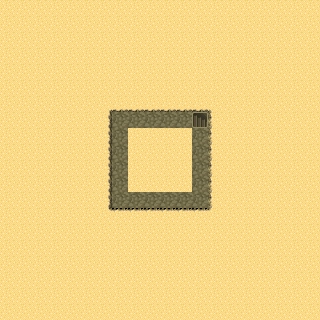

This game map was drawn from its Tiled (.tmx) file and the tilesets committed beside it. A one-line description and the full map source follow:
An orthogonal 20x20 tile map with 16x16 px tiles, 1 tile layer (ground).

<map version="1.2" tiledversion="1.3.3" orientation="orthogonal" renderorder="right-down" width="20" height="20" tilewidth="16" tileheight="16" infinite="0" nextlayerid="2" nextobjectid="1">
 <editorsettings>
  <export target="tilemap.json" format="json" />
 </editorsettings>
 <tileset firstgid="1" name="tilesets" tilewidth="16" tileheight="16" tilecount="528" columns="8">
  <image source="tilesets.png" width="128" height="1056" />
 </tileset>
 <layer id="1" name="ground" width="20" height="20">
  <data encoding="csv">
34,34,34,34,34,34,34,34,34,34,34,34,34,34,34,34,34,34,34,34,
34,34,34,34,34,34,34,34,34,34,34,34,34,34,34,34,34,34,34,34,
34,34,34,34,34,34,34,34,34,34,34,34,34,34,34,34,34,34,34,34,
34,34,34,34,34,34,34,34,34,34,34,34,34,34,34,34,34,34,34,34,
34,34,34,34,34,34,34,34,34,34,34,34,34,34,34,34,34,34,34,34,
34,34,34,34,34,34,34,34,34,34,34,34,34,34,34,34,34,34,34,34,
34,34,34,34,34,34,116,130,130,130,130,130,130,117,34,34,34,34,34,34,
34,34,34,34,34,34,123,497,497,497,497,497,521,121,34,34,34,34,34,34,
34,34,34,34,34,34,123,497,34,34,34,34,497,121,34,34,34,34,34,34,
34,34,34,34,34,34,123,497,34,34,34,122,497,121,34,34,34,34,34,34,
34,34,34,34,34,34,123,497,34,34,34,122,497,121,34,34,34,34,34,34,
34,34,34,34,34,34,123,497,34,34,34,122,497,121,34,34,34,34,34,34,
34,34,34,34,34,34,123,497,497,497,497,497,497,121,34,34,34,34,34,34,
34,34,34,34,34,34,124,114,114,114,114,114,114,125,34,34,34,34,34,34,
34,34,34,34,34,34,122,34,34,34,34,34,34,34,34,34,34,34,34,34,
34,34,34,34,34,34,34,34,34,34,34,34,34,34,34,34,34,34,34,34,
34,34,34,34,34,34,34,34,34,34,34,34,34,34,34,34,34,34,34,34,
34,34,34,34,34,34,34,34,34,34,34,34,34,34,34,34,34,34,34,34,
34,34,34,34,34,34,34,34,34,34,34,34,34,34,34,34,34,34,34,34,
34,34,34,34,34,34,34,34,34,34,34,34,34,34,34,34,34,34,34,34
</data>
 </layer>
</map>
